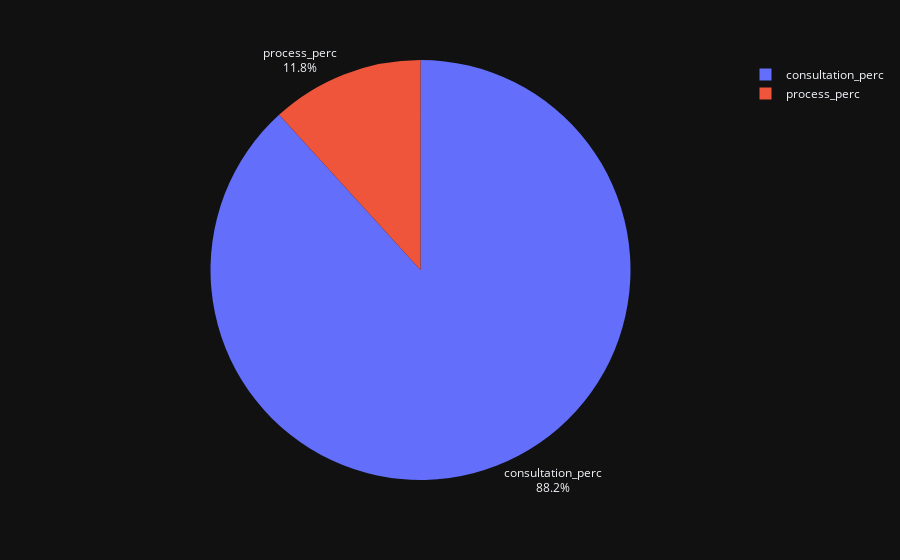

The cell this chart's notebook holds for it:
### Code cell
fig = px.pie(answer6 , names= answer6.index, 
             template=template_style, 
             values= answer6,
             hover_name= periods.index,
             color=periods,
             labels={'color':'the waiting time per m '
                     })
fig.update_traces(textposition='outside',
                  textinfo='percent+label')
fig.show()

### Figure 1 — Plotly figure (JSON) as saved in the notebook; plotly's stock layout.template omitted (floating-point values rounded to 4 significant figures)
{"data": [{"customdata": [[39], [24]], "domain": {"x": [0, 1], "y": [0, 1]}, "hovertemplate": "<b>%{hovertext}</b><br><br>index=%{label}<br>value=%{value}<br>the waiting time per m =%{customdata[0]}<extra></extra>", "hovertext": ["consultation_period", "process_period"], "labels": ["consultation_perc", "process_perc"], "legendgroup": "", "marker": {"colors": ["#636efa", "#EF553B"]}, "name": "", "showlegend": true, "textinfo": "percent+label", "textposition": "outside", "type": "pie", "values": [0.8824, 0.1176]}], "layout": {"legend": {"tracegroupgap": 0}, "margin": {"t": 60}}}
